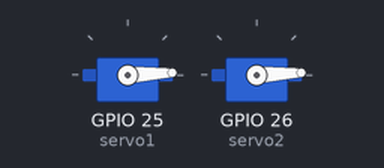
Bench run of a sketch on a simulated ESP32. Shown: 2 × servo. What the sketch prints to the serial monitor is not drawn.

Above: at 0.05 s.
At 1.3 s:
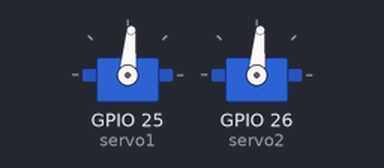
At 2.6 s:
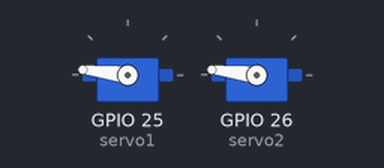
At 5.2 s:
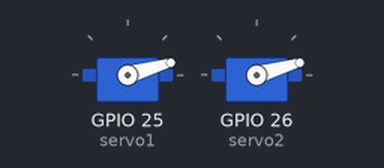
Timing chart, 0 to 7.1 s (numbered marks = the images above):
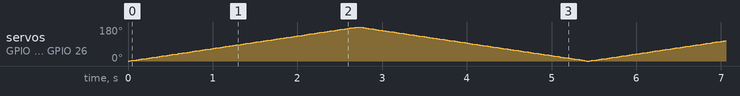

The sketch:

test_servo.ino
```cpp
#include <ESP32Servo.h>

Servo servo1;  // Tạo đối tượng servo 1
Servo servo2;  // Tạo đối tượng servo 2

void setup() {
  Serial.begin(115200);

  // Gán servo 1 vào chân 25 và servo 2 vào chân 26
  servo1.attach(25);
  servo2.attach(26);

  Serial.println("Servos are ready.");
}

void loop() {
  // Quay cả hai servo từ 0 đến 180 độ
  for (int pos = 0; pos <= 180; pos++) {
    servo1.write(pos);  // Điều khiển servo 1 đến vị trí pos
    servo2.write(pos);  // Điều khiển servo 2 đến vị trí pos
    delay(15);          // Chờ để servo di chuyển
  }

  // Quay cả hai servo từ 180 về 0 độ
  for (int pos = 180; pos >= 0; pos--) {
    servo1.write(pos);  // Điều khiển servo 1 đến vị trí pos
    servo2.write(pos);  // Điều khiển servo 2 đến vị trí pos
    delay(15);          // Chờ để servo di chuyển
  }
}
```
